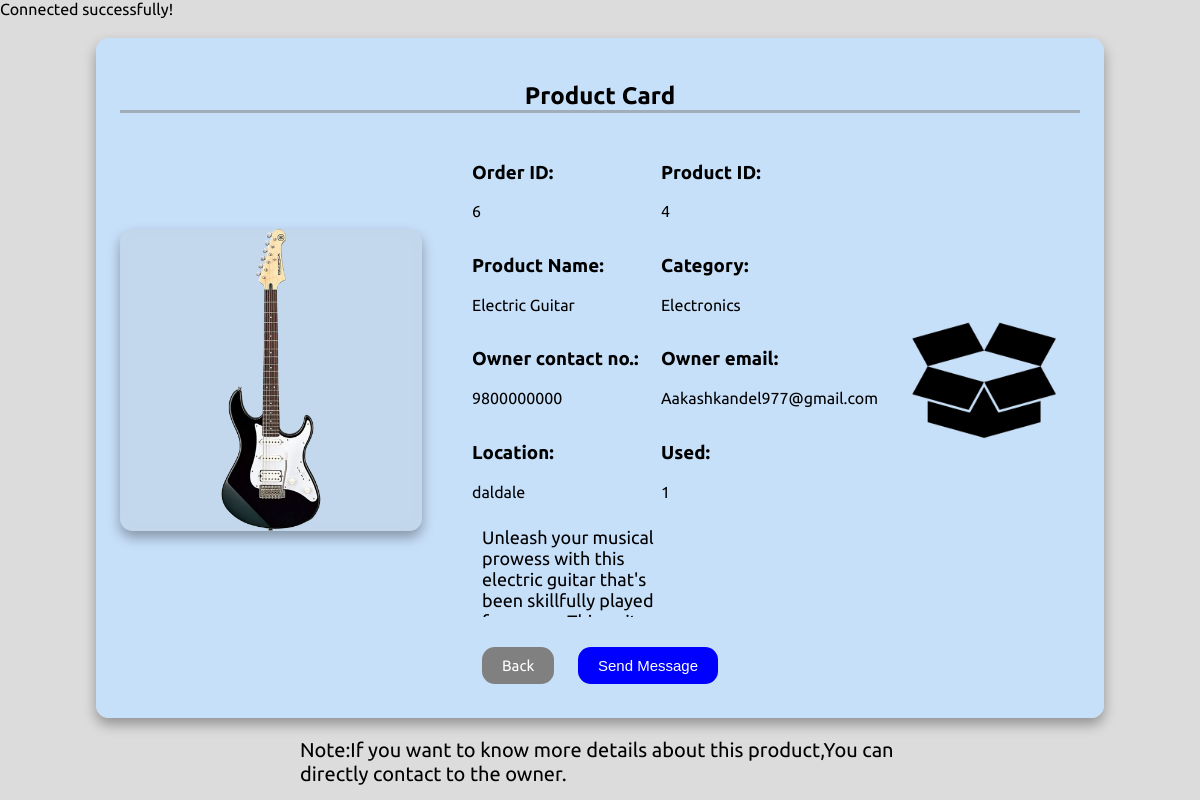
The page /productcard_productdetails.php?product_id=4 (signed in) on the database its author committed.
### tables this page shows
CREATE TABLE `productdetails` (
  `Product_id` int(11) NOT NULL,
  `user_id` int(11) NOT NULL,
  `product_name` varchar(100) NOT NULL,
  `category_name` varchar(100) NOT NULL,
  `product_price` varchar(500) NOT NULL,
  `product_image` varchar(300) NOT NULL,
  `product_age` varchar(10) NOT NULL,
  `product_bio` varchar(500) NOT NULL,
  `sell_status` varchar(100) NOT NULL DEFAULT 'pending',
  `display_home` int(1) NOT NULL DEFAULT 1
);

CREATE TABLE `ordertable` (
  `order_id` int(11) NOT NULL,
  `Product_id` int(11) NOT NULL,
  `order_date` varchar(100) NOT NULL,
  `payment_status` varchar(11) NOT NULL DEFAULT 'pending',
  `user_id` int(11) NOT NULL,
  `customer_id` int(11) NOT NULL
);

CREATE TABLE `userdetails` (
  `user_id` int(11) NOT NULL,
  `name` varchar(100) NOT NULL,
  `email` varchar(50) NOT NULL,
  `phone` varchar(15) NOT NULL,
  `password` varchar(100) NOT NULL,
  `token` varchar(500) NOT NULL,
  `address` varchar(30) NOT NULL,
  `gender` text NOT NULL,
  `role` varchar(10) NOT NULL,
  `registration_date` varchar(20) NOT NULL,
  `image` varchar(500) NOT NULL
);

### productcard_productdetails.php (the view, shortened to what this page needs)
<?php
include('php/connector.php');
$product_id = $_GET['product_id'];
?>
<!DOCTYPE html>
<html lang="en">
<head>
    <link href="https://cdn.jsdelivr.net/npm/remixicon@3.2.0/fonts/remixicon.css" rel="stylesheet">
</head>
<body>
    <?php $dqry = "SELECT * FROM productdetails p JOIN ordertable od ON p.Product_id=od.Product_id JOIN userdetails u ON u.user_id=p.user_id WHERE p.Product_id=$product_id";
    $result = mysqli_query($con, $dqry);
    if ($data = mysqli_fetch_assoc($result)) {
    ?>
        <div class="main-container-card">
            <h2>Product Card</h2>
            <div class="inner-container-card">
                <div><img class="card_img1" src="<?php echo $data['product_image'] ?>" alt=""></div>
                <div class="card_sep">
                    <div>
                        <h3>Order ID:</h3><?php echo $data['order_id'] ?></p>
                    </div>
                    <div>
                        <h3>Product ID:</h3><?php echo $data['Product_id'] ?></p>
                    </div>
                    <div>
                        <h3>Product Name:</h3><?php echo $data['product_name'] ?></p>
                    </div>
                    <div>
                        <h3>Category:</h3>
                        <p><?php echo $data['category_name'] ?></p>
                    </div>
                    <div>
                        <h3>Owner contact no.:</h3>
                        <p><?php echo $data['phone'] ?></p>
                    </div>
                    <div>
                        <h3>Owner email:</h3>
                        <p><?php echo $data['email'] ?></p>
                    </div>
                    <div>
                        <h3>Location:</h3>
                        <p><?php echo $data['address'] ?></p>
                    </div>
                    <div>
                        <h3>Used:</h3>
                        <p> <?php echo $data['product_age'] ?> </p>
                    </div>
                    <div class="product_bio" sytle="overflow:scroll;">
                        <?php echo $data['product_bio'] ?>
                    </div>
                </div>
                <img src="product_card.png" class="card_img2" alt="product_card.png">
            </div>
            <div class="card_but">
                <a href="orderlist.php" class="backbtn">Back</a>
                <button>Send Message</button>
            </div>
        <?php } ?>
        </div>
        <div class="note"> Note:If you want to know more details about this product,You can directly contact to the owner. </div>
</body>
</html>

### productcard_productdetails.php (style rules this page uses)
body { margin: 0px; padding: 0px; font-family: 'Barlow', sans-serif; font-family: 'Lato', sans-serif; font-family: 'Roboto', sans-serif; font-family: 'Ubuntu', sans-serif; background-color: rgba(128, 128, 128, 0.273); }
.card_img1 { background-color: rgba(189, 190, 191, 0.277); backdrop-filter: blur(7px); box-shadow: 0 .4rem .8rem #0005; border-radius: .8rem; width: 100%; }
.main-container-card { background-color: rgba(196, 225, 255, 0.852); backdrop-filter: blur(7px); box-shadow: 0 .4rem .8rem #0005; border-radius: .8rem; width: 80%; padding: 2%; margin: auto; margin-top: 20px; }
.inner-container-card { display: flex; align-items: center; }
.card_sep { width: 70%; margin-left: 40px; padding: 10px; display: grid; grid-template-columns: repeat(2, 1fr); }
.card_sep h3 { margin-right: 20px; }
.product_bio { height: 10vh; font-size: 18px; padding-top: 30px; width: 100%; max-height: 150px; overflow-y: auto; padding: 10px; }
.card_img2 { width: 20%; }
.note { width: 50%; margin: auto; font-size: 20px; margin-top: 20px; }
.card_but a { text-decoration: none; color: #fff; padding: 10px 20px; border-radius: .8rem; font-size: 15px; }
.backbtn { background-color: rgba(128, 128, 128, 0.809); margin: 10px; }
.card_but { text-align: center; margin-top: 10px; transition: .25s; }
.card_but button { background-color: blue; border: none; padding: 10px 20px; border-radius: .8rem; margin: 10px; color: white; font-size: 15px; transition: .25s; }
.backbtn { background-color: gray; }
.main-container-card h2 { text-align: center; border-bottom: 3px solid rgba(128, 128, 128, 0.534); }

### rows shown on the page
productdetails: product_image (picture), product_name "Electric Guitar", category_name "Electronics", product_age "1", product_bio "Unleash your musical prowess with this electric guitar that's been skillfully played…"
ordertable: order_id "6", Product "4"
userdetails: phone "9800000000", email "Aakashkandel977@gmail.com", address "daldale"
